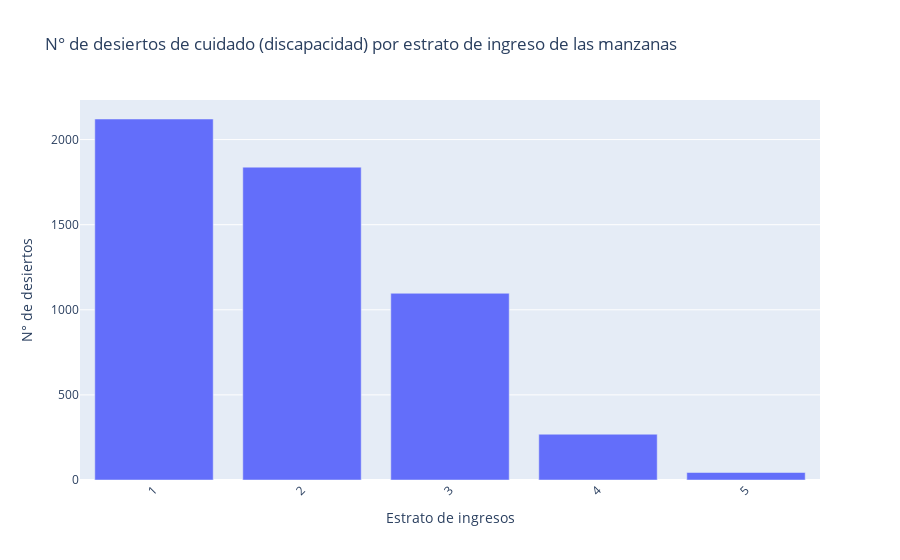

Write notebook code for a chart like this one.
### Code cell
# Create an interactive bar chart using Plotly
fig = px.bar(summary_table, x='Estrato', y='desierto_disc_recalc',
             labels={'desierto_disc_recalc': 'N° de desiertos', 'Estrato': 'Estrato de ingresos'},
             title='N° de desiertos de cuidado (discapacidad) por estrato de ingreso de las manzanas')

# Improve layout for better readability
fig.update_layout(xaxis_tickangle=-45)

# Show the plot
fig.show()

### Figure 1 — Plotly figure (JSON) as saved in the notebook; plotly's stock layout.template omitted (floating-point values rounded to 4 significant figures)
{"data": [{"alignmentgroup": "True", "hovertemplate": "Estrato de ingresos=%{x}<br>N° de desiertos=%{y}<extra></extra>", "legendgroup": "", "marker": {"color": "#636efa", "pattern": {"shape": ""}}, "name": "", "offsetgroup": "", "orientation": "v", "showlegend": false, "textposition": "auto", "type": "bar", "x": [1, 2, 3, 4, 5], "xaxis": "x", "y": [2121, 1838, 1097, 269, 44], "yaxis": "y"}], "layout": {"barmode": "relative", "legend": {"tracegroupgap": 0}, "title": {"text": "N° de desiertos de cuidado (discapacidad) por estrato de ingreso de las manzanas"}, "xaxis": {"anchor": "y", "domain": [0, 1], "tickangle": -45, "title": {"text": "Estrato de ingresos"}}, "yaxis": {"anchor": "x", "domain": [0, 1], "title": {"text": "N° de desiertos"}}}}
